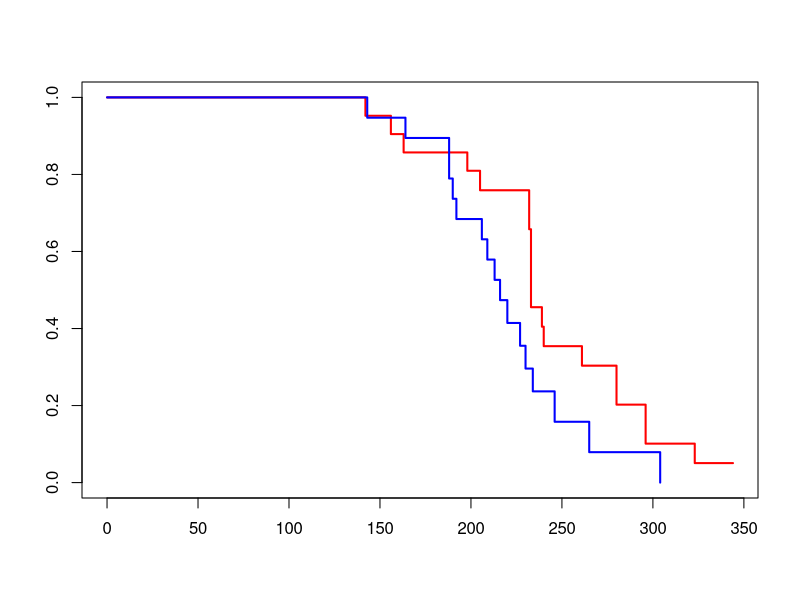
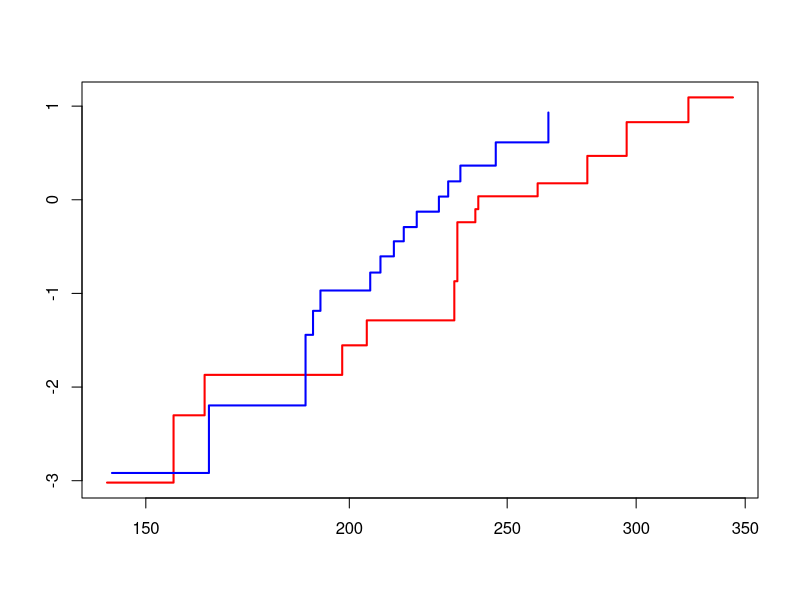

Source code (R) for these figures, in order: (Note: this script raises an error after producing the figures.)
## Exemplo 1
## Dados de Carciogeneis
## Estudo com ratos
## tempo em dias da indução da doença até a morte por cancer vaginal
## dois grupos diferenciados por pre tratamento
## Kalbfleish and Prentice 2002, seção 1.1.1

t.g1 <- c(143, 164, 188, 188, 190, 192, 206, 209, 213, 216, 220,
          227, 230, 234, 246, 265, 304, 216, 244)
e.g1 <- c(rep(1,17),0,0)  
t.g2 <- c(142, 156, 163, 198, 205, 232, 232, 233, 233, 233, 233,
          239, 240, 261, 280, 280, 296, 296, 323, 204, 344)  
e.g2 <- c(rep(1,19),0,0) 

tempo <- c(t.g1,t.g2)
evento <- c(e.g1,e.g2)
grupo <- c(rep(1,19),rep(0,21))
dados <- data.frame(tempo, evento, grupo)
(dados <- dados[order(tempo),])
table(tempo)

require(survival)

# Estimador de Kaplan-Meier
(surv.km <- survfit(Surv(tempo, evento) ~ grupo, dados))
summary(surv.km)

# Gráfico da curva de sobrevivência
plot(surv.km, col = c("red","blue"), lwd = 2)
plot(surv.km, col = c("red","blue"), lwd = 2, fun = "cloglog")

# Teste de log-rank
survdiff(Surv(tempo, evento) ~ grupo, dados)

# Modelo de Cox
# Descrever o modelo e a a função de verossimilhança parcial
m1 <- coxph(Surv(tempo, evento) ~ grupo, dados, ties = "exact")
summary(m1)

m2 <- coxph(Surv(tempo, evento) ~ grupo, dados, ties = "efron")
summary(m2)

m3 <- coxph(Surv(tempo, evento) ~ grupo, dados, ties = "breslow")
summary(m3)

cox.zph(m1)

cox.zph(m2)

cox.zph(m3)

# Gráficos das curvas de sobrevivência

Lambda0.1 <- basehaz(m1, centered = FALSE) 
S0.1 <- exp(-Lambda0$hazard)

Lambda0.2 <- basehaz(m2, centered = FALSE) 
S0.2 <- exp(-Lambda0$hazard)

Lambda0.3 <- basehaz(m2, centered = FALSE) 
S0.3 <- exp(-Lambda0$hazard)

## Curvas de sobreviv?ncia estimada por K-M
plot(surv.km, col = c("blue","red"), lwd = 2)

## Curvas de sobreviv?ncia estimada modelo 1
points(Lambda0$time, S0.1, type = "s", col = "blue", lty = 2, lwd = 2)
points(Lambda0$time, S0.1^exp(coef(m1)), type = "s", col = "red", lty = 2, lwd = 2)

## Curvas de sobreviv?ncia estimada modelo 2
points(Lambda0$time, S0.2, type = "s", col = "black", lty = 2, lwd = 2)
points(Lambda0$time, S0.2^exp(coef(m2)), type = "s", col = "gray", lty = 2, lwd = 2)


# Análise dos resíduos
res.m <- residuals(m1, type = "martingale")
hist(res.m)
plot(res.m)

res.d <- residuals(m1, type = "deviance")
plot(res.d)

res.ce <- evento - res.m
plot(tempo, res.ce)

km.ce <- survfit(Surv(res.ce, evento) ~ 1)

plot(km.ce)
curve(exp(-x), 0 , 4, col = 2, lwd = 2, add = T)

## Exemplo 2
# Sobrevida de pacientes com Leucemi Aguda
# tempo de sobrevivência, em semanas, de 17 pacientes com lecemia aguda
# WBC : contagem de glóbulos brancos
# grupos: 1) apresenta antígeno Calla na superfício dos bastos (Ag+)
#         2) ainda não expressaram o antígeno Calla (Ag-)    

tempo <- c(65, 156, 100, 134, 16, 108, 121, 4, 
           39, 143, 56, 26, 22, 1, 1, 5, 65, 
           56, 65, 17, 7, 16, 22, 3, 4, 2, 3, 8, 4, 3, 30,
           4, 43) 
evento <- rep(1,17+16)
wbc <- c(2300, 750, 4300, 2600, 6000, 10000, 10000, 17000, 5400, 
         7000, 9400, 32000, 35000, 100000, 100000, 52000, 100000,
         4400, 3000, 4000, 1500, 9000, 5300, 10000, 19000,  
         27000, 28000, 31000, 26000, 21000, 79000, 100000, 100000)
lwbc <- log(wbc, b = 10)
grupo <- c(rep(0,17),rep(1,16))
dados <- data.frame(id = 1:33, tempo, evento, wbc, lwbc, grupo)
dados
table(tempo)

## estimador de kaplan-meier para grupos
(km.g <- survfit(Surv(tempo, evento) ~ grupo))
plot(km.g, col = c("blue","red"), lwd = 2)
plot(km.g, col = c("blue","red"), lwd = 2, fun = "cloglog")

## modelo de riscos proporcionais completo
m5 <- coxph(Surv(tempo, evento) ~ lwbc*grupo, dados, ties = "exact")
summary(m5)

m5b <- coxph(Surv(tempo, evento) ~ lwbc*grupo, dados, ties = "efron")
summary(m5b)

m5c <- coxph(Surv(tempo, evento) ~ lwbc*grupo, dados, ties = "breslow")
summary(m5c)

res.m <- residuals(m5)
plot(res.m)
plot(lwbc, res.m)

res.cs <- evento - res.m
plot(res.cs)
plot(tempo,res.cs)

km.cs <- survfit(Surv(res.cs, evento) ~ 1)
plot(km.cs)
curve(exp(-x), 0, 4, lwd = 2, col = "red", add = T)

cox.zph(m5b, transform = "identity")

cox.zph(m5c, transform = "identity")

## testar efeito da interação
m6 <- coxph(Surv(tempo, evento) ~ lwbc + grupo, dados, ties = "exact")
summary(m6)
anova(m5, m6)

## Como interpretar a intera??o?



## Obtendo as estimativas do risco acumulado e sobrevivência
## Qual o grupo de refer?ncia? lwbc = 0 e grupo = 0
Lambda0 <- basehaz(m5, centered = F)
S0 <- exp(-Lambda0$hazard)
summary(lwbc)

## Contruindo as curvas de sobrevivência para comparação dos grupos
## para lwbc = média de lwbc

plot(S0^exp(mean(lwbc)*1.689), type = "s", col = "blue", lwd = 2,
     xlab = "tempo", ylab = "S(t)", font.lab = 2)
points(S0^exp(mean(lwbc)*1.689 + 6.763 + mean(lwbc)*(-1.3357)), 
       type = "s", col = "red", lwd = 2)
legend("topright", c("Grupo 1", "Grupo 2"), col = c("blue","red"), 
       lwd = 2)

## Contruindo as curvas de sobrevivência para comparação de dois 
## niveis de lwbc (4, 5) em cada grupo

plot(S0^exp(4*1.689), type = "s", col = "blue", lwd = 2,
     xlab = "tempo", ylab = "S(t)", font.lab = 2,
     main = "Grupo 1")
points(S0^exp(5*1.589), 
       type = "s", col = "red", lwd = 2)
legend("topright", c("lwbc = 4", "lwbc = 5"), col = c("blue","red"), 
       lwd = 2)

plot(S0^exp(4*1.689 + 6.763 + 4*(-1.335)), type = "s", col = "blue", lwd = 2,
     xlab = "tempo", ylab = "S(t)", font.lab = 2,
     main = "Grupo 2")
points(S0^exp(5*1.689 + 6.763 + 5*(-1.335)), 
       type = "s", col = "red", lwd = 2)
legend("topright", c("lwbc = 4", "lwbc = 5"), col = c("blue","red"), 
       lwd = 2)




